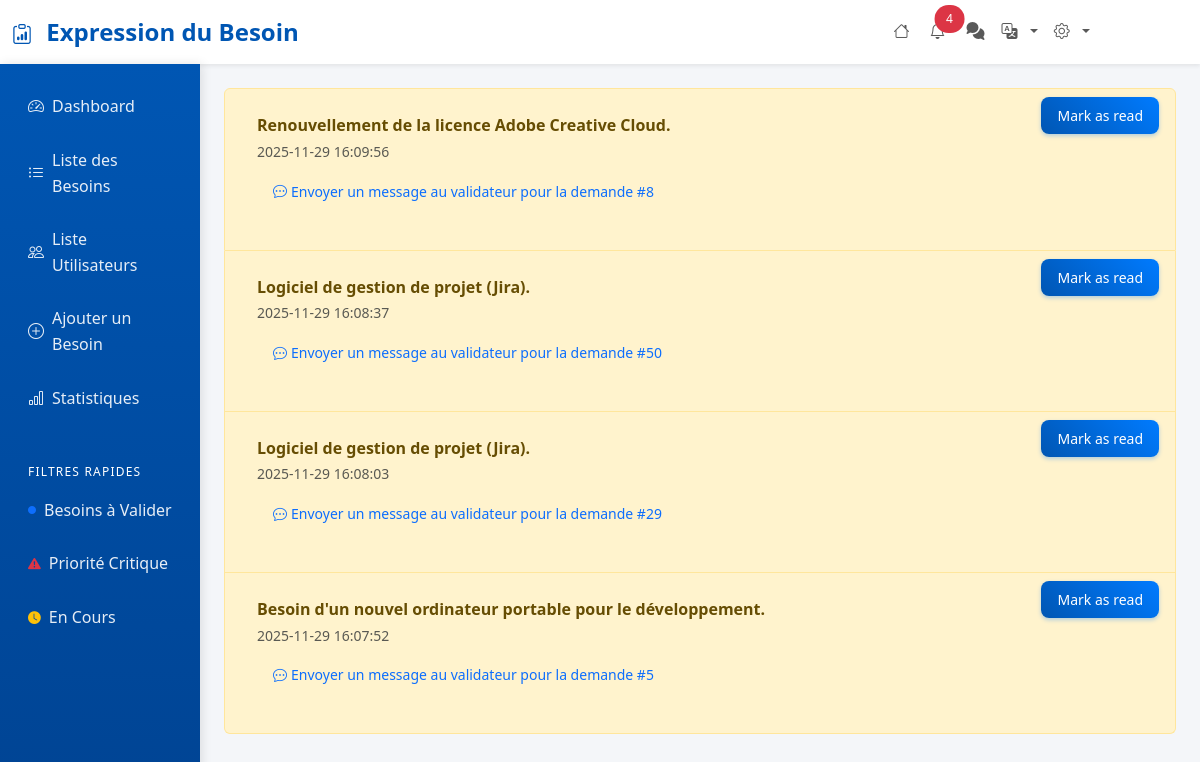
The page /pages/notifications.php (signed in) on the database its author committed.
### tables this page shows
CREATE TABLE `notifications` (
  `id` int(11) NOT NULL,
  `service_id` int(11) NOT NULL,
  `is_just_for_admin` tinyint(1) NOT NULL DEFAULT 0,
  `seen` tinyint(1) NOT NULL DEFAULT 0,
  `demande_id` int(11) NOT NULL,
  `created_at` datetime NOT NULL DEFAULT current_timestamp(),
  `message` varchar(200) DEFAULT NULL
);

CREATE TABLE `demandes` (
  `id` int(11) NOT NULL,
  `user_id` int(11) NOT NULL,
  `type_besoin_id` int(11) NOT NULL,
  `description` text NOT NULL,
  `urgence` enum('Faible','Moyenne','Urgente') NOT NULL DEFAULT 'Faible',
  `statut` enum('En attente','En cours de validation','Traitée') NOT NULL DEFAULT 'En attente',
  `date_creation` datetime DEFAULT current_timestamp()
);

### pages/notifications.php (the view, shortened to what this page needs)
<?php
include '../includes/header.php';
$pdo = getConnection();
$isAdmin = isset($_SESSION['user_role']) && $_SESSION['user_role'] === 'Administrateur' ? 1 : 0;
$serviceFilter = $isAdmin === 1 ? "" : " AND service_id = :uid";
$stmt = $pdo->prepare("
    SELECT demande_id, created_at, d.*, n.id as notification_id,seen, message
    FROM notifications n
    JOIN demandes d ON n.demande_id = d.id
    WHERE is_just_for_admin = :is_admin {$serviceFilter}
    ORDER BY created_at DESC
");
$params = ['is_admin' => $isAdmin];
$stmt->execute($params);
$notifications = $stmt->fetchAll(PDO::FETCH_ASSOC);
?>
<?php if (count($notifications) === 0): ?>
<p>No notifications.</p>
<?php else: ?>
<ul class="list-group mt-4">
    <?php foreach ($notifications as $n): ?>
    <li class="list-group-item d-flex justify-content-between align-items-start
                <?php if ($n['seen'] == 0) echo 'list-group-item-warning'; ?>">
        <div class="mb-3 p-3">
            <strong><?php echo htmlspecialchars($n['message'] ?? $n['description']); ?></strong><br>
            <small class="text-muted"><?php echo htmlspecialchars($n['created_at']); ?></small><br>
            <?php if ($isAdmin): ?>
            <small>
                <a href="#" class="btn btn-sm btn-outline-primary mt-2 d-inline-flex align-items-center"
                    data-bs-toggle="modal" data-bs-target="#chatModal"
                    data-demande-id="<?php echo $n['demande_id']; ?>">
                    <i class="bi bi-chat-dots me-1"></i>
                    Envoyer un message au validateur pour la demande #<?php echo $n['demande_id']; ?>
                </a>
            </small>
            <?php endif; ?>
        </div>
        <div>
            <?php if ($n['seen'] == 0): ?>
            <a href="notifications.php?mark_read=<?php echo $n['notification_id']; ?>"
                class="btn btn-sm btn-primary">Mark as read</a>
            <?php else: ?>
            <span class="badge bg-secondary">Read</span>
            <?php endif; ?>
        </div>
    </li>
    <?php endforeach; ?>
</ul>
<?php endif; ?>
</div>
</body>
</html>

### assets/css/style.css (style rules this page uses)
:root { --primary-color: #0056b3; --secondary-color: #6c757d; --success-color: #198754; --info-color: #0dcaf0; --warning-color: #ffc107; --danger-color: #dc3545; --light-color: #f8f9fa; --dark-color: #212529; --border-radius: 8px; --box-shadow: 0 4px 6px rgba(0,0,0,0.07); --transition: all 0.3s ease; }
body { background-color: #f4f6f9; font-family: 'Segoe UI', Tahoma, Geneva, Verdana, sans-serif; line-height: 1.6; }
.btn { border-radius: var(--border-radius); font-weight: 500; transition: var(--transition); border: none; padding: 0.5rem 1rem; }
.btn-primary { background: linear-gradient(45deg, #0056b3, #007bff); box-shadow: 0 2px 4px rgba(0,123,255,0.3); }
.btn-outline-primary, .btn-outline-secondary, .btn-outline-success, .btn-outline-warning, .btn-outline-danger { border-width: 2px; }

### includes/header.php (style rules this page uses)
:root { --primary-color: #0056b3; --secondary-color: #6c757d; --success-color: #198754; --info-color: #0dcaf0; --warning-color: #ffc107; --danger-color: #dc3545; --light-color: #f8f9fa; --dark-color: #212529; }
body { background-color: #f4f6f9; font-family: 'Segoe UI', Tahoma, Geneva, Verdana, sans-serif; }
.btn { border-radius: 8px; font-weight: 500; transition: all 0.3s ease; }
.btn-primary { background: linear-gradient(45deg, #0056b3, #007bff); border: none; }

### rows shown on the page
notifications: demande.description "Renouvellement de la licence Adobe Creative Cloud.", created_at "2025-11-29 16:09:56", demande "8"
notifications: demande.description "Logiciel de gestion de projet (Jira).", created_at "2025-11-29 16:08:37", demande "50"
notifications: demande.description "Logiciel de gestion de projet (Jira).", created_at "2025-11-29 16:08:03", demande "29"
notifications: demande.description "Besoin d'un nouvel ordinateur portable pour le développement.", created_at "2025-11-29 16:07:52", demande "5"

### other values the page prints
getSetence('header_title') "Expression du Besoin"
$unreadCount "4"
